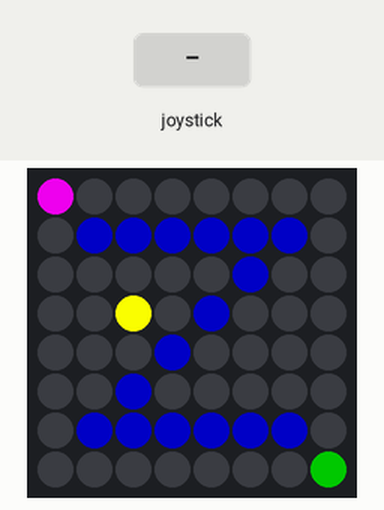
This program was run on a simulated Raspberry Pi (BCM pin numbers) with a Sense HAT. Shown: the Sense HAT's 8×8 RGB LED matrix. The test bench sets the inputs (shaded band). Threads take turns every 2 ms.

Above: at 1.2 s.
1.3 s: joystick pushed down
At 2.9 s:
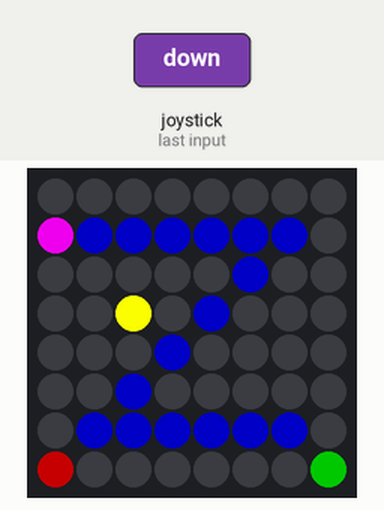
Timing chart, 0 to 4.4 s (numbered marks = the images above; inputs shaded):
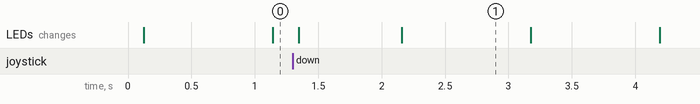

Measured:
- after the input at 1.3 s, the LEDs: first change after 0.05 s (image 1 shows a later state)

The program:

pixelGameThread.py
```python
#author KimDS
#2021.2.1
#Thread Test
#Joystick Event Test

from sense_hat import SenseHat
from time import sleep
from random import *
import threading

#https://trinket.io/embed/python/b328848f53

r = (100, 0,0)
o = (255, 128,0)
y = (255, 255,0)
g = (0, 100,0)
b = (0, 0,100)
n = (0, 0,102)
v = (204, 0,204)
e = (0,0,0)

wall = n
steaveColor = v
enemyColor=g
badItemColor=y

map1 =[
    e,e,e,e,e,e,e,e,
    e,n,n,n,n,n,n,e,
    e,e,e,e,e,n,e,e,
    e,e,y,e,n,e,e,e,
    e,e,e,n,e,e,e,e,
    e,e,n,e,e,e,e,e,
    e,n,n,n,n,n,n,e,
    e,e,e,e,e,e,e,e
    ]

steaveX =0
steaveY =0

enemyX = 7
enemyY = 7


sense = SenseHat()

def collision(x, y):
    return  map1[x + (y*8)] == wall

def badItem(x, y):
    return  map1[x + (y*8)] == badItemColor

def draw_map():
    sense.set_pixels(map1)


def draw_steave():
    sense.set_pixel(steaveX,steaveY, steaveColor)

def draw_enemy():
    sense.set_pixel(enemyX,enemyY, enemyColor)


def move_up(event):
    global steaveY
    #collision detection and avoidance
    # 0<= Y <=7
    if event.action == 'pressed':
        if steaveY>0 and collision(steaveX, steaveY-1) == False:
            steaveY-=1

def move_down(event):
    global steaveY
    #collision detection and avoidance
    # 0<= Y <=7and
    if event.action == 'pressed':
        if steaveY<7 and collision(steaveX, steaveY+1) == False:
            steaveY+=1

def move_left(event):
    global steaveX
    #collision detection and avoidance
    # 0<= Y <=7
    if event.action == 'pressed':
        if steaveX>0 and collision(steaveX-1, steaveY) == False:
            steaveX-=1

def move_right(event):
    global steaveX
    #collision detection and avoidance
    # 0<= Y <=7
    if event.action == 'pressed':
        if steaveX<7 and collision(steaveX+1, steaveY) == False:
            steaveX+=1

timer =0
def itemMain():
    global steaveX, steaveY, timer
    if badItem(steaveX, steaveY):
        timer+=1
        if(timer == 10):
          steaveX, steaveY =0 ,0
          timer =0


sense.stick.direction_up = move_up
sense.stick.direction_down = move_down
sense.stick.direction_left = move_left
sense.stick.direction_right = move_right

#flagLedScreen = 0  # 0: not used, 1 = used
redotStatus =0
def game_main():
    while True:
        sense.clear()
        draw_map()
        draw_steave()
        itemMain()
        draw_enemy()

        if redotStatus == 1 :
            sense.set_pixel(0,7,(100,0,0))

        sleep(0.1)

#def displayStatus():

def redDot():
    global redotStatus
    while True:
        timer =0
        while  timer < 10:
            #sense.set_pixel(0,7,(100,0,0))
            redotStatus = 1
            sleep(0.1)
            timer+=1

        timer =0
        while  timer < 10:
            #sense.set_pixel(0,7,(0,0,0))
            redotStatus = 0
            sleep(0.1)
            timer+=1

gameThread = threading.Thread(target = game_main)
#DisplayThread = threading.Thread(target = displayStatus)
gameThread.start()
#DisplayThread.start()
redThread = threading.Thread(target = redDot)
redThread.start()
```
